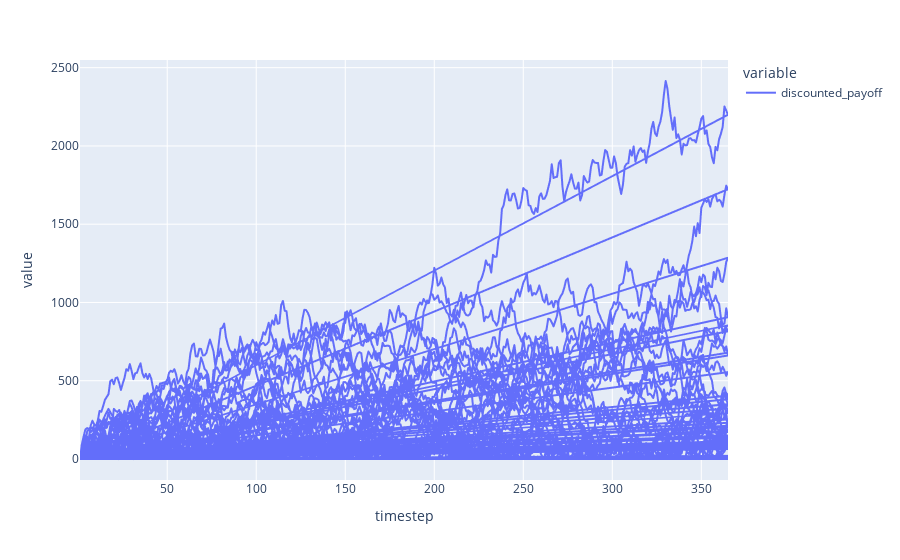

Here is the notebook cell this chart was saved with:
### Code cell
df.dropna().query('substep==2').plot(
    x='timestep',
    y=['discounted_payoff']
)

### Figure 1 — Plotly figure (JSON) as saved in the notebook; plotly's stock layout.template omitted (floating-point values rounded to 4 significant figures; data arrays with more than 128 entries replaced by an {"elided": "..."} marker saying what was removed)
{"data": [{"hovertemplate": "variable=discounted_payoff<br>timestep=%{x}<br>value=%{y}<extra></extra>", "legendgroup": "discounted_payoff", "line": {"color": "#636efa", "dash": "solid"}, "marker": {"symbol": "circle"}, "mode": "lines", "name": "discounted_payoff", "showlegend": true, "type": "scattergl", "x": {"elided": "36500 int values"}, "xaxis": "x", "y": {"elided": "36500 float values"}, "yaxis": "y"}], "layout": {"legend": {"title": {"text": "variable"}, "tracegroupgap": 0}, "margin": {"t": 60}, "xaxis": {"anchor": "y", "domain": [0, 1], "title": {"text": "timestep"}}, "yaxis": {"anchor": "x", "domain": [0, 1], "title": {"text": "value"}}}}
